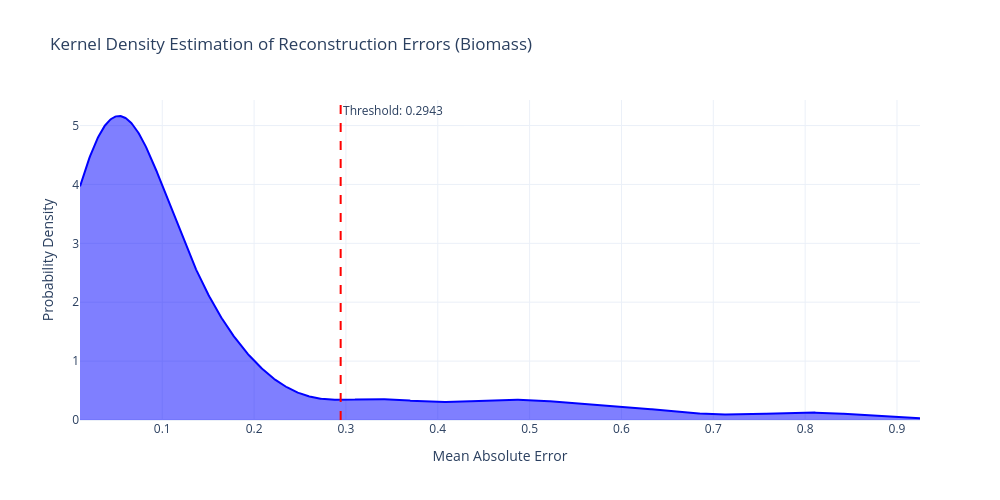
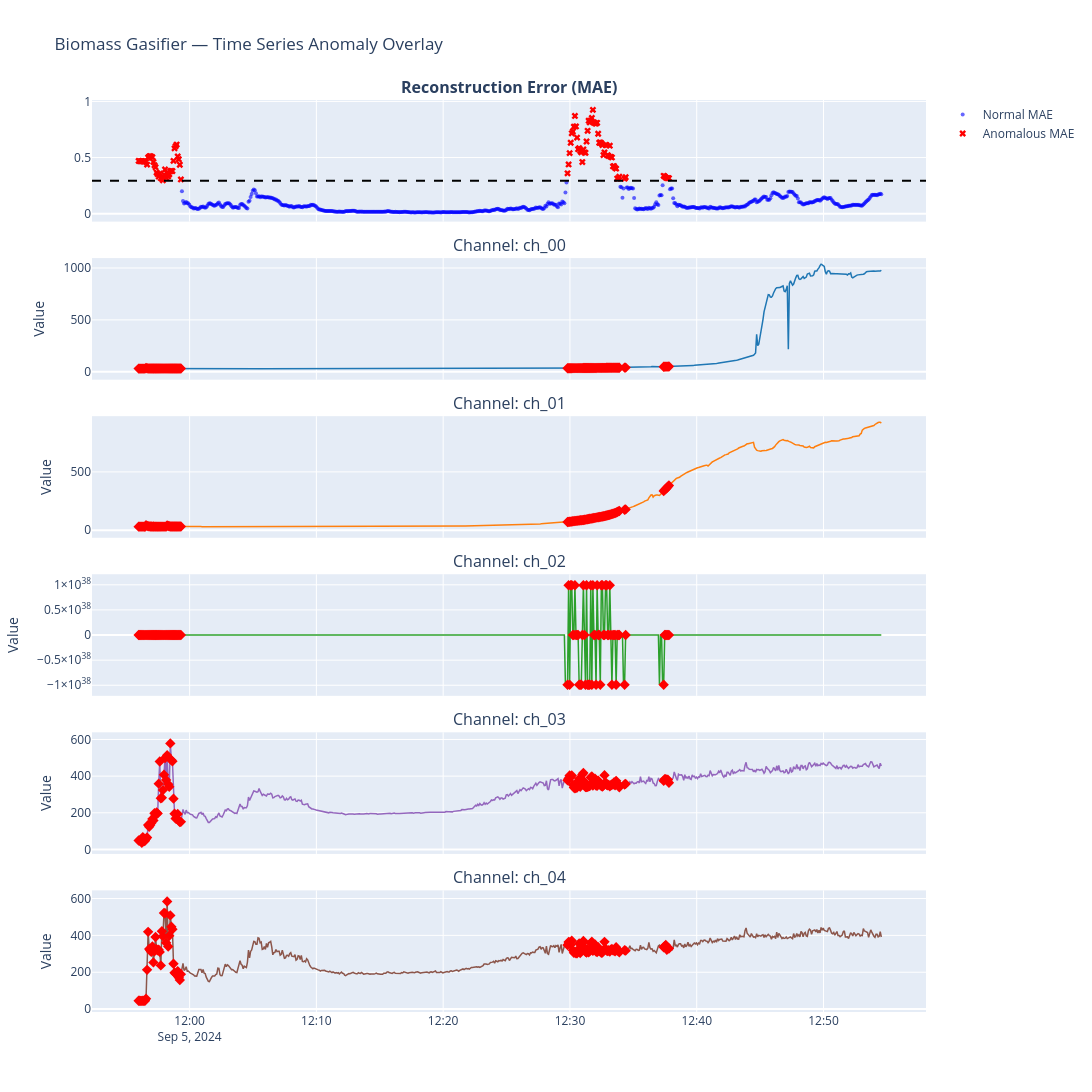

The notebook cell these images were saved under, in order:
### Code cell
import os
import numpy as np
import pandas as pd
import plotly.graph_objects as go
from plotly.subplots import make_subplots
from sklearn.preprocessing import StandardScaler
import torch
import torch.nn as nn
import torch.optim as optim
from torch.utils.data import TensorDataset, DataLoader
from scipy.stats import gaussian_kde
from scipy.signal import argrelextrema

# ====================================================================
# 1. BIOMASS DATA LOADER AND STATISTICAL SUMMARY
# ====================================================================
def load_and_summarize_csv(file_path):
    """Load biomass gasifier CSV data.
    
    Biomass files use 'timestamp' column and 'ch_00', 'ch_01', ... naming.
    No instrument metadata header to skip.
    """
    df = pd.read_csv(file_path)
    df.columns = df.columns.str.strip()
    df = df.dropna(how='all', axis=1).dropna(how='all', axis=0)
    
    # Identify time column
    time_cols = [col for col in df.columns if 'time' in col.lower()]
    df['Timestamp'] = df[time_cols[0]] if time_cols else df.index
    
    # Identify sensor columns (ch_00, ch_01, ...)
    sensor_cols = [col for col in df.columns if col.startswith('ch_')]
    for col in sensor_cols:
        df[col] = pd.to_numeric(df[col], errors='coerce')
        
    df[sensor_cols] = df[sensor_cols].ffill().bfill()
    
    print("\n==================================================")
    print(" RAW DATA POINT STATISTICS")
    print("==================================================")
    print(f"Total Rows Processed : {len(df)}")
    print(f"Total Sensor Channels: {len(sensor_cols)}")
    for col in sensor_cols:
        print(f"Channel {col} Mean: {df[col].mean():.2f} | Min: {df[col].min():.2f} | Max: {df[col].max():.2f}")
    print("==================================================\n")
        
    return df, sensor_cols

# ====================================================================
# 2. SEQUENCE GENERATOR
# ====================================================================
def create_sequences(data_array, timestamps, time_steps):
    Xs, ts = [], []
    for i in range(len(data_array) - time_steps):
        Xs.append(data_array[i:(i + time_steps)])
        ts.append(timestamps.iloc[i + time_steps - 1])
    return np.array(Xs), np.array(ts)

# ====================================================================
# 3. PYTORCH ARCHITECTURE
# ====================================================================
class LSTMAutoencoder(nn.Module):
    def __init__(self, num_features, hidden_size=64):
        super(LSTMAutoencoder, self).__init__()
        self.hidden_size = hidden_size
        
        self.encoder_lstm = nn.LSTM(
            input_size=num_features, hidden_size=hidden_size, batch_first=True
        )
        self.decoder_lstm = nn.LSTM(
            input_size=hidden_size, hidden_size=hidden_size, batch_first=True
        )
        self.output_layer = nn.Linear(hidden_size, num_features)
        
    def forward(self, x):
        batch_size, seq_len, _ = x.size()
        _, (hidden_state, _) = self.encoder_lstm(x)
        last_hidden_state = hidden_state[-1]
        repeated_hidden = last_hidden_state.unsqueeze(1).repeat(1, seq_len, 1)
        decoded, _ = self.decoder_lstm(repeated_hidden)
        reconstructed = self.output_layer(decoded)
        return reconstructed

# ====================================================================
# 4. TRAINING ENGINE WITH COSINE ANNEALING SCHEDULER
# ====================================================================
def train_model(model, train_loader, num_epochs=35, initial_lr=0.002):
    criterion = nn.L1Loss()
    optimizer = optim.Adam(model.parameters(), lr=initial_lr)
    
    scheduler = optim.lr_scheduler.CosineAnnealingLR(optimizer, T_max=num_epochs, eta_min=0.0001)
    
    model.train()
    for epoch in range(num_epochs):
        epoch_loss = 0.0
        for batch_x in train_loader:
            optimizer.zero_grad()
            outputs = model(batch_x[0])
            loss = criterion(outputs, batch_x[0])
            loss.backward()
            optimizer.step()
            epoch_loss += loss.item()
            
        scheduler.step()
        
    return model

# ====================================================================
# 5. KDE THRESHOLDING AND METRICS EVALUATION
# ====================================================================
def evaluate_with_kde(model, X_seq_tensor, df_timestamps, df_original):
    model.eval()
    with torch.no_grad():
        reconstructed = model(X_seq_tensor)
        
    X_seq_np = X_seq_tensor.numpy()
    reconstructed_np = reconstructed.numpy()
    
    mae_loss = np.mean(np.abs(reconstructed_np - X_seq_np), axis=(1, 2))
    
    kde = gaussian_kde(mae_loss)
    x_range = np.linspace(min(mae_loss), max(mae_loss), 1000)
    kde_values = kde(x_range)
    
    minima_indices = argrelextrema(kde_values, np.less)[0]
    
    if len(minima_indices) > 0:
        threshold = x_range[minima_indices[0]]
        method_used = "KDE Local Minimum (Valley)"
    else:
        threshold = np.percentile(mae_loss, 97)
        method_used = "97th Percentile Fallback"
        
    max_mae = np.max(mae_loss)
    
    results_df = pd.DataFrame({
        'Timestamp': df_timestamps,
        'MAE_Score': mae_loss,
        'Is_Anomaly': mae_loss > threshold
    })
    
    def calculate_confidence(mae):
        if mae <= threshold:
            return 0.0
        if max_mae == threshold:
            return 100.0
        scaled = 50.0 + ((mae - threshold) / (max_mae - threshold)) * 50.0
        return min(100.0, scaled)
        
    results_df['Confidence_Score'] = results_df['MAE_Score'].apply(calculate_confidence)
    merged_df = pd.merge(results_df, df_original, on='Timestamp', how='inner')
    
    print("==================================================")
    print(" OPTIMIZED RECONSTRUCTION MAE STATISTICS")
    print("==================================================")
    print(f"Mean Error Score     : {np.mean(mae_loss):.4f}")
    print(f"Median Error Score   : {np.median(mae_loss):.4f}")
    print(f"Max Error Score      : {max_mae:.4f}")
    print(f"Threshold Method     : {method_used}")
    print(f"Calculated Threshold : {threshold:.4f}")
    print(f"Total Anomalies      : {results_df['Is_Anomaly'].sum()}")
    print("==================================================\n")
    
    return merged_df, threshold, x_range, kde_values

# ====================================================================
# 6. VISUALIZATION ENGINE
# ====================================================================
def plot_kde_distribution(x_range, kde_values, threshold):
    fig = go.Figure()
    fig.add_trace(go.Scatter(x=x_range, y=kde_values, mode='lines', fill='tozeroy', name='Error Density', line=dict(color='blue')))
    
    fig.add_vline(x=threshold, line_dash="dash", line_color="red", annotation_text=f"Threshold: {threshold:.4f}")
    
    fig.update_layout(
        title="Kernel Density Estimation of Reconstruction Errors (Biomass)",
        xaxis_title="Mean Absolute Error",
        yaxis_title="Probability Density",
        width=1000, height=500, template="plotly_white"
    )
    fig.show()

def plot_timeline_results(merged_df, sensor_cols, threshold):
    anomalies = merged_df[merged_df['Is_Anomaly'] == True]
    num_sensors = len(sensor_cols)
    
    fig = make_subplots(
        rows=num_sensors + 1, cols=1, shared_xaxes=True, vertical_spacing=0.04,
        subplot_titles=["<b>Reconstruction Error (MAE)</b>"] + [f"Channel: {col}" for col in sensor_cols]
    )
    
    normal_points = merged_df[merged_df['Is_Anomaly'] == False]
    
    fig.add_trace(go.Scatter(x=normal_points['Timestamp'], y=normal_points['MAE_Score'], mode='markers', marker=dict(color='blue', size=4, opacity=0.6), name='Normal MAE'), row=1, col=1)
    fig.add_trace(go.Scatter(x=anomalies['Timestamp'], y=anomalies['MAE_Score'], mode='markers', marker=dict(color='red', size=6, symbol='x'), name='Anomalous MAE'), row=1, col=1)
    
    fig.add_hline(y=threshold, line_dash="dash", line_color="black", row=1, col=1)
    
    colors = ['#1f77b4', '#ff7f0e', '#2ca02c', '#9467bd', '#8c564b']
    
    for i, col in enumerate(sensor_cols):
        row_idx = i + 2
        fig.add_trace(go.Scatter(x=merged_df['Timestamp'], y=merged_df[col], mode='lines', line=dict(color=colors[i % len(colors)], width=1.5), showlegend=False), row=row_idx, col=1)
        
        hover_template = "Time: %{x}<br>Value: %{y:.2f}<br>Confidence: %{customdata:.1f}%<extra></extra>"
        fig.add_trace(go.Scatter(x=anomalies['Timestamp'], y=anomalies[col], mode='markers', customdata=anomalies['Confidence_Score'], marker=dict(color='red', size=8, symbol='diamond'), hovertemplate=hover_template, showlegend=False), row=row_idx, col=1)
        fig.update_yaxes(title_text="Value", row=row_idx, col=1)

    fig.update_layout(title="Biomass Gasifier — Time Series Anomaly Overlay", height=200 + (180 * num_sensors), width=1250, hovermode='x unified')
    fig.show()

# ====================================================================
# 7. EXECUTION AND MODEL EXPORT
# ====================================================================
DATA_DIR = os.path.join("data", "Biomass")
TIME_STEPS = 10

# Model weights save directory
weights_dir = "Saved_models"
os.makedirs(weights_dir, exist_ok=True)
WEIGHTS_FILE = os.path.join(weights_dir, "biomass_model_weight.pth")

# Find all CSV files in the Biomass data directory
csv_files = sorted([f for f in os.listdir(DATA_DIR) if f.endswith('_cleaned.csv')])
print(f"Found {len(csv_files)} CSV files in {DATA_DIR}:")
for f in csv_files:
    print(f"  - {f}")

# Use the first available CSV for training
file_path = os.path.join(DATA_DIR, csv_files[0])
print(f"\nUsing: {file_path}")

if os.path.exists(file_path):
    df, sensors = load_and_summarize_csv(file_path)
    num_features = len(sensors)
    
    scaler = StandardScaler()
    df_scaled = pd.DataFrame(scaler.fit_transform(df[sensors]), columns=sensors)
    
    X_seq, t_seq = create_sequences(df_scaled, df['Timestamp'], TIME_STEPS)
    X_tensor = torch.tensor(X_seq, dtype=torch.float32)
    
    loader = DataLoader(TensorDataset(X_tensor), batch_size=16, shuffle=False)
    
    model = LSTMAutoencoder(num_features=num_features, hidden_size=64)
    
    print("==================================================")
    print(" MODEL ARCHITECTURE INITIALIZATION")
    print("==================================================")
    print(model)
    print("==================================================\n")
    
    print("Training optimized model with Cosine Annealing Scheduler...")
    trained_model = train_model(model, loader, num_epochs=35, initial_lr=0.002)
    
    # Save model weights
    torch.save(trained_model.state_dict(), WEIGHTS_FILE)
    print(f"Model weights successfully saved to: {WEIGHTS_FILE}")
    
    merged_results, decision_threshold, kde_x, kde_y = evaluate_with_kde(
        trained_model, X_tensor, t_seq, df
    )
    
    plot_kde_distribution(kde_x, kde_y, decision_threshold)
    plot_timeline_results(merged_results, sensors, decision_threshold)
else:
    print(f"File not found: {file_path}")
